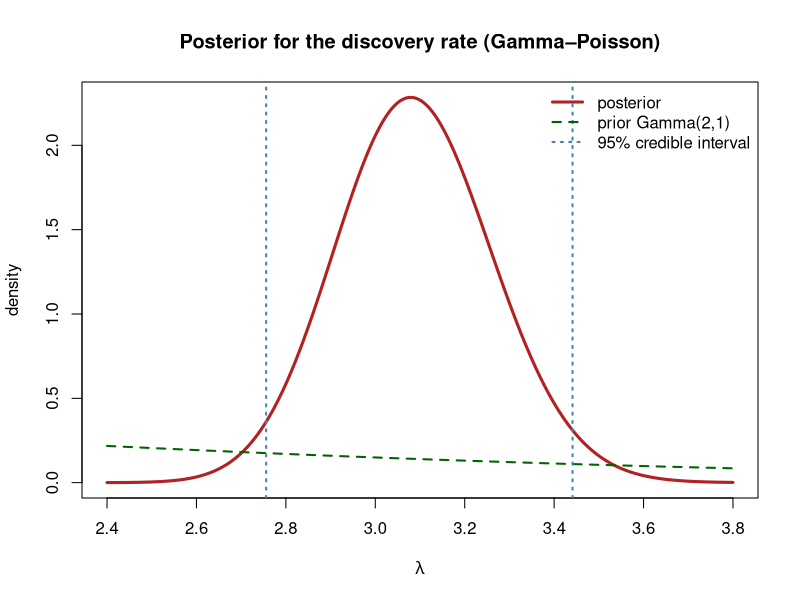
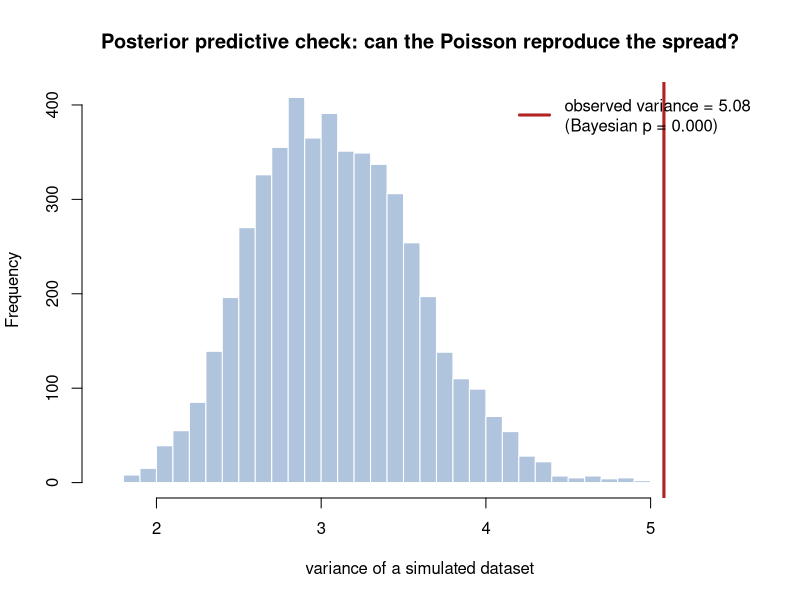
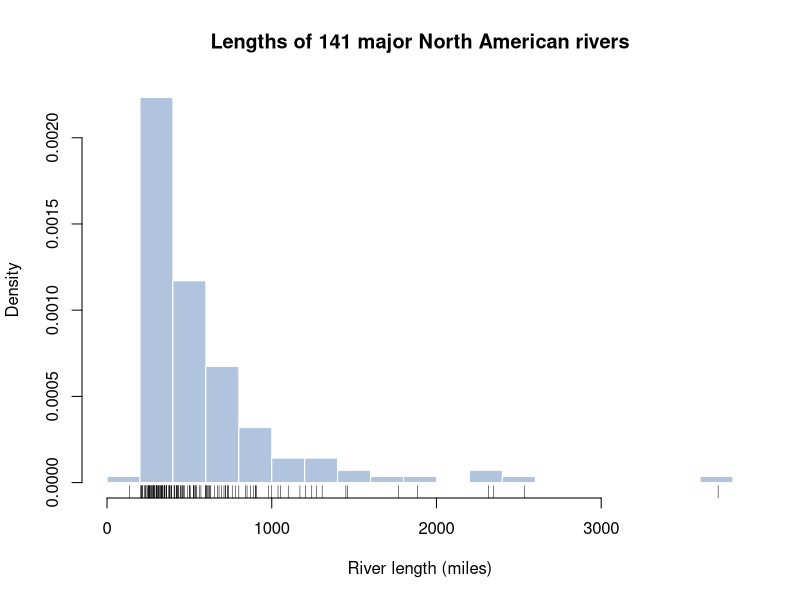
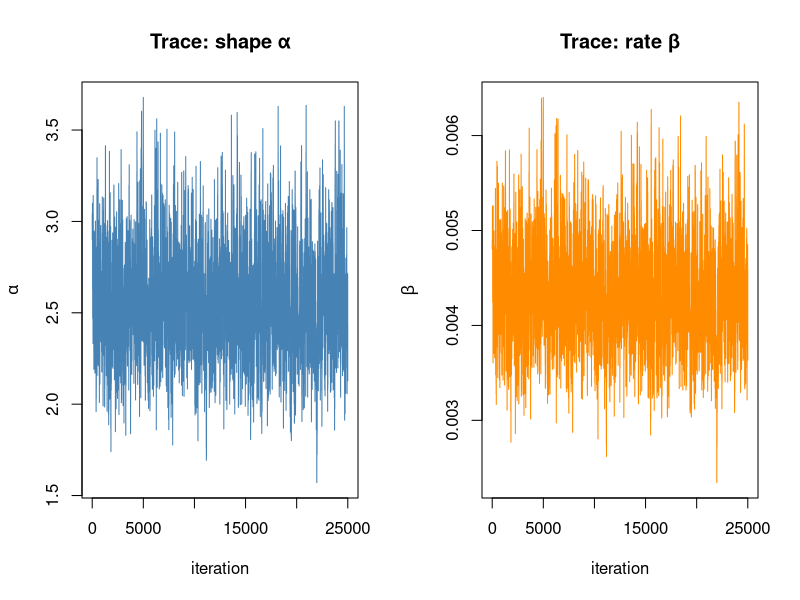
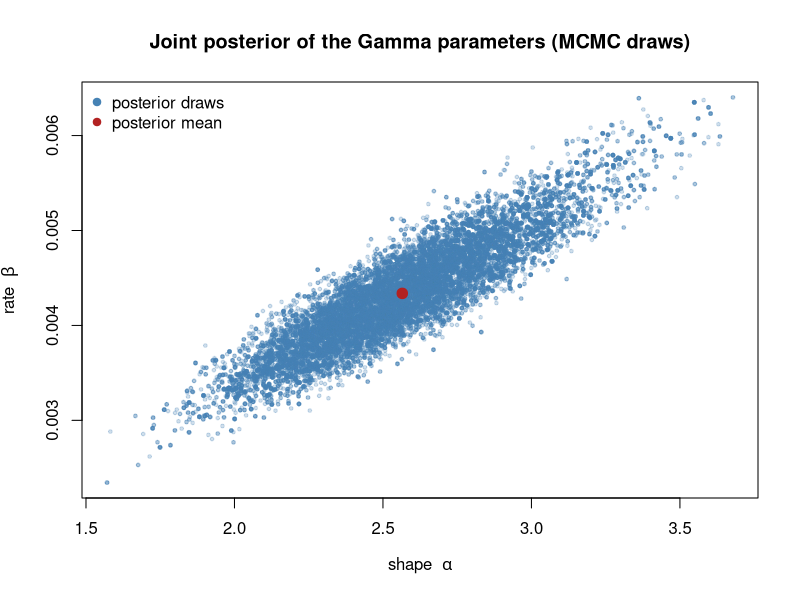
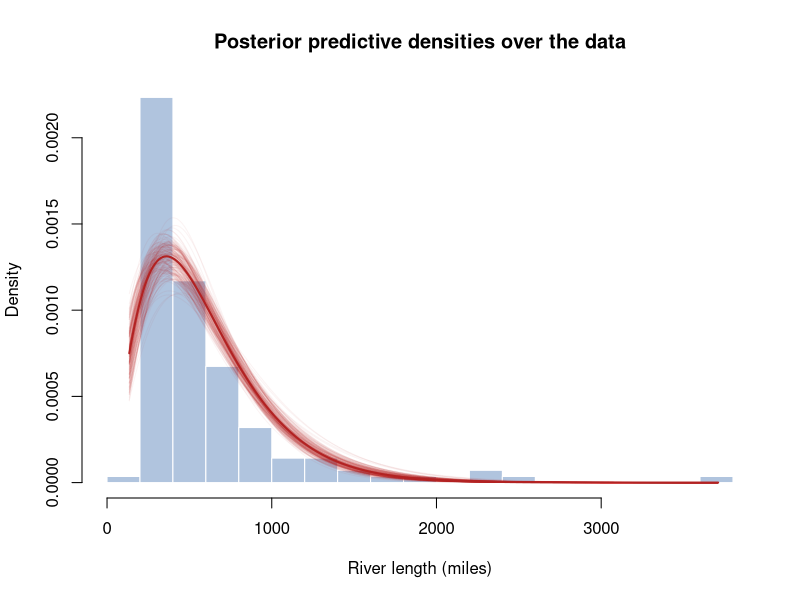

Recreate these plots in R, in order.
## ---- chunk 1
#| warning: false
#| message: false

y <- as.numeric(discoveries)
n <- length(y)

c(nYears = n, total = sum(y), mean = mean(y), variance = var(y))
## ---- chunk 2
aPri <- 2; bPri <- 1                    # weakly-informative Gamma prior

aPost <- aPri + sum(y)                   # posterior shape
bPost <- bPri + n                        # posterior rate

postMean <- aPost / bPost
cred95   <- qgamma(c(0.025, 0.975), aPost, bPost)

c(postMean = postMean, cred_lower = cred95[1], cred_upper = cred95[2])
## ---- chunk 3
#| fig-align: center

lambda <- seq(2.4, 3.8, length.out = 600)
plot(lambda, dgamma(lambda, aPost, bPost), type = "l", lwd = 3, col = "firebrick",
     xlab = expression(lambda), ylab = "density",
     main = "Posterior for the discovery rate (Gamma–Poisson)")
lines(lambda, dgamma(lambda, aPri, bPri), lwd = 2, col = "darkgreen", lty = 2)
abline(v = cred95, col = "steelblue", lwd = 2, lty = 3)
legend("topright", bty = "n", lwd = c(3, 2, 2), lty = c(1, 2, 3),
       col = c("firebrick", "darkgreen", "steelblue"),
       legend = c("posterior", "prior Gamma(2,1)", "95% credible interval"))
## ---- chunk 4
# Posterior probability the rate exceeds 3, and mass in a ROPE around 3
pGt3   <- 1 - pgamma(3, aPost, bPost)
rope   <- c(2.8, 3.2)
pRope  <- diff(pgamma(rope, aPost, bPost))

c(P_lambda_gt_3 = pGt3, P_in_ROPE_2.8_3.2 = pRope)
## ---- chunk 5
#| fig-align: center

set.seed(1)
S <- 5000
lamDraws <- rgamma(S, aPost, bPost)                # posterior draws

# For each draw, simulate a fake 100-year dataset and record its variance
repVar <- sapply(lamDraws, function(l) var(rpois(n, l)))
obsVar <- var(y)

# Bayesian p-value: how often does the model produce variance this large?
bayesP <- mean(repVar >= obsVar)

hist(repVar, breaks = 40, col = "lightsteelblue", border = "white",
     xlab = "variance of a simulated dataset",
     main = "Posterior predictive check: can the Poisson reproduce the spread?")
abline(v = obsVar, col = "firebrick", lwd = 3)
legend("topright", bty = "n", lwd = 3, col = "firebrick",
       legend = sprintf("observed variance = %.2f\n(Bayesian p = %.3f)", obsVar, bayesP))
## ---- chunk 6
#| fig-align: center

x <- rivers
n <- length(x)

hist(x, breaks = 20, col = "lightsteelblue", border = "white", freq = FALSE,
     xlab = "River length (miles)", ylab = "Density",
     main = "Lengths of 141 major North American rivers")
rug(x)
## ---- chunk 7
#| warning: false
#| message: false

set.seed(42)

# log posterior in the unconstrained (log-shape, log-rate) parameterisation
logPost <- function(lShape, lRate) {
  shape <- exp(lShape); rate <- exp(lRate)
  loglik   <- sum(dgamma(x, shape = shape, rate = rate, log = TRUE))
  logprior <- dgamma(shape, 0.001, 0.001, log = TRUE) +
              dgamma(rate,  0.001, 0.001, log = TRUE)
  jacobian <- lShape + lRate            # from d(shape,rate) -> d(log shape, log rate)
  loglik + logprior + jacobian
}

# Method-of-moments starting values (as the frequentist page used to seed optim)
m <- mean(x); v <- var(x)
start <- log(c(shape = m^2 / v, rate = m / v))

nIter   <- 30000
chain   <- matrix(NA, nIter, 2, dimnames = list(NULL, c("shape", "rate")))
current <- start
lpCur   <- logPost(current[1], current[2])
step    <- c(0.12, 0.12)               # random-walk step sds on the log scale
nAcc    <- 0

for (i in seq_len(nIter)) {
  prop   <- current + rnorm(2, 0, step)
  lpProp <- logPost(prop[1], prop[2])
  if (log(runif(1)) < lpProp - lpCur) {
    current <- prop; lpCur <- lpProp; nAcc <- nAcc + 1
  }
  chain[i, ] <- exp(current)           # store on the natural (shape, rate) scale
}

nAcc / nIter                           # acceptance rate
## ---- chunk 8
#| fig-align: center

burn  <- 5000
draws <- chain[-(1:burn), ]

par(mfrow = c(1, 2))
plot(draws[, "shape"], type = "l", col = "steelblue",
     xlab = "iteration", ylab = expression(alpha), main = "Trace: shape α")
plot(draws[, "rate"],  type = "l", col = "darkorange",
     xlab = "iteration", ylab = expression(beta),  main = "Trace: rate β")
par(mfrow = c(1, 1))
## ---- chunk 9
postSumm <- rbind(
  shape = c(mean = mean(draws[, "shape"]),
            quantile(draws[, "shape"], c(0.025, 0.975))),
  rate  = c(mean = mean(draws[, "rate"]),
            quantile(draws[, "rate"],  c(0.025, 0.975)))
)
round(postSumm, 4)
## ---- chunk 10
#| fig-align: center

plot(draws[, "shape"], draws[, "rate"], pch = 19,
     col = adjustcolor("steelblue", 0.25), cex = 0.5,
     xlab = expression(paste("shape  ", alpha)),
     ylab = expression(paste("rate  ", beta)),
     main = "Joint posterior of the Gamma parameters (MCMC draws)")
points(mean(draws[, "shape"]), mean(draws[, "rate"]),
       pch = 19, col = "firebrick", cex = 1.4)
legend("topleft", bty = "n", pch = 19, col = c("steelblue", "firebrick"),
       legend = c("posterior draws", "posterior mean"))
## ---- chunk 11
#| fig-align: center

set.seed(7)
hist(x, breaks = 20, col = "lightsteelblue", border = "white", freq = FALSE,
     xlab = "River length (miles)", ylab = "Density",
     main = "Posterior predictive densities over the data")
xs <- seq(min(x), max(x), length.out = 300)
idx <- sample(nrow(draws), 200)
for (i in idx) {
  lines(xs, dgamma(xs, shape = draws[i, "shape"], rate = draws[i, "rate"]),
        col = adjustcolor("firebrick", 0.05))
}
lines(xs, dgamma(xs, mean(draws[, "shape"]), mean(draws[, "rate"])),
      col = "firebrick", lwd = 2)
## ---- chunk 12
# PPC on the maximum length: can the Gamma produce rivers as long as the longest real one?
repMax <- apply(draws[sample(nrow(draws), 4000), ], 1,
                function(p) max(rgamma(n, shape = p[1], rate = p[2])))
c(observed_max = max(x),
  predictive_median_max = median(repMax),
  bayesP = mean(repMax >= max(x)))
